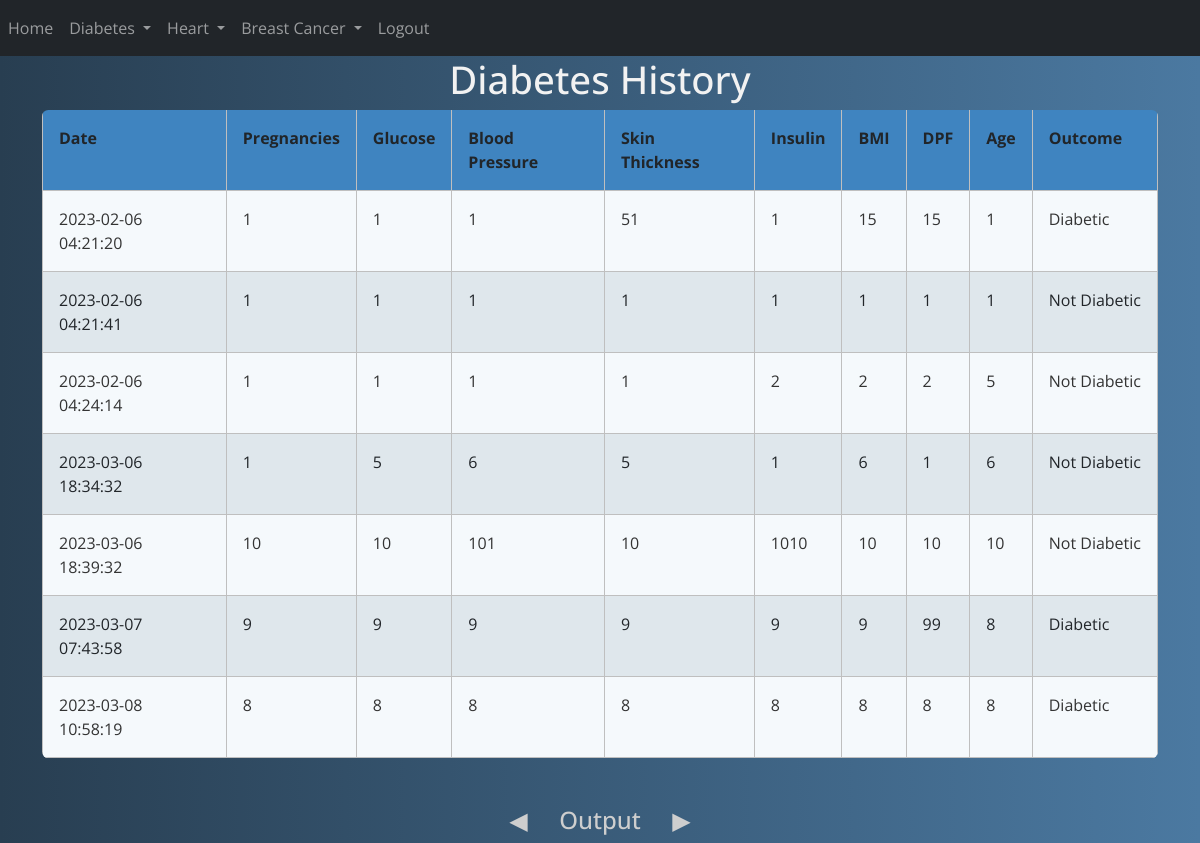
/diabetes_history (signed in), run on an earlier commit of the app's database.
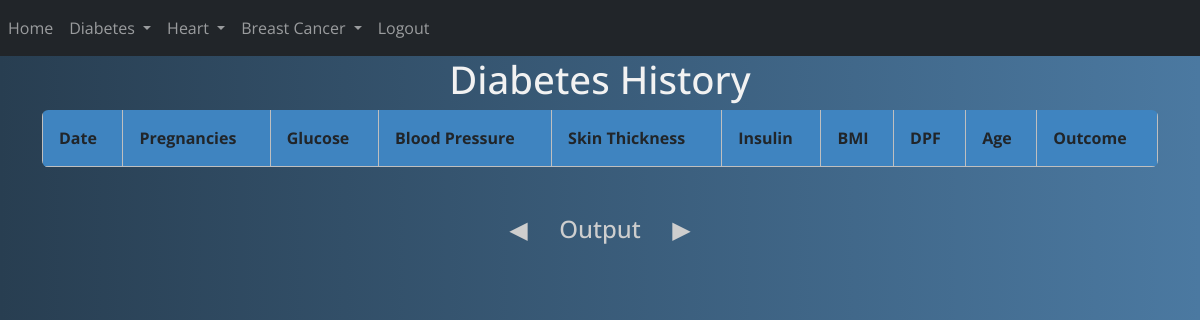
And on a later commit of the database.
### website/models.py (models this page shows)
class Diabetes(db.Model):
    id = db.Column(db.Integer, primary_key=True)
    date = db.Column(db.DateTime(timezone=True), default=func.now()) # To auto set date
    pregnancies = db.Column(db.Integer)
    glucose = db.Column(db.Integer)
    bloodpressure = db.Column(db.Integer)
    skinthichness = db.Column(db.Integer)
    insulin = db.Column(db.Integer)
    bmi = db.Column(db.Integer)
    dpf = db.Column(db.Integer)
    age = db.Column(db.Integer)
    outcome = db.Column(db.String(10000))
    user_id = db.Column(db.Integer, db.ForeignKey('user.id')) # not here

### website/views.py (the view)
@views.route("/diabetes_history")
@login_required
def diabetes_history():
    return render_template('diabetes_history.html', user=current_user)

### website/__init__.py (called while the page is built)
def create_app():
    app = Flask(__name__)
    app.config['SECRET_KEY'] = 'uuhfurhfueih hfu iehfuci heuh eusjhc nsjv nsweur'
    app.config['SQLALCHEMY_DATABASE_URI'] = f'sqlite:///{DB_NAME}'
    db.init_app(app)
    from .views import views
    from .auth import auth
    app.register_blueprint(views, url_prefix="/")
    app.register_blueprint(auth, url_prefix="/")
    from .models import User, Diabetes, Heart, BCancer
    create_database(app)
    login_manager = LoginManager()
    login_manager.login_view = 'auth.login'
    login_manager.init_app((app))
    @login_manager.user_loader
    def load_user(id):
        return User.query.get(int(id))
    return app

### website/templates/diabetes_history.html (shortened to what this page needs)
{% include 'nav(logged).html' %}
<head>
    </head>
    <body>
        <div class="container">
<h1>Diabetes History</h1>
  <table id="myTable" class="table rwd-table table table-striped table-bordered table-sm" cellspacing="0"
  width="100%">
    <tbody>
        <tr>
            <th>Date</th>
            <th>Pregnancies</th>
            <th>Glucose</th>
            <th>Blood Pressure</th>
            <th>Skin Thickness</th>
            <th>Insulin</th>
            <th>BMI</th>
            <th>DPF</th>
            <th>Age</th>
            <th>Outcome</th>
            </tr>
            {% for diabetes in user.diabetes %}
            <tr>
                <td>{{ diabetes.date }}</td>
                <td>{{ diabetes.pregnancies }}</td>
                <td>{{ diabetes.glucose }}</td>
                <td>{{ diabetes.bloodpressure }}</td>
                <td>{{ diabetes.skinthichness }}</td>
                <td>{{ diabetes.insulin }}</td>
                <td>{{ diabetes.bmi }}</td>
                <td>{{ diabetes.dpf }}</td>
                <td>{{ diabetes.age }}</td>
                <td>{{ diabetes.outcome }}</td>
      </tr>
      {% endfor %}
    </tbody>
  </table>
  <br><br>
  <h3>Output</h3>
</div>
    </body>

### website/templates/nav(logged).html (shortened to what this page needs)
<!DOCTYPE HTML>
    <head>
        <link rel="stylesheet" href="https://stackpath.bootstrapcdn.com/bootstrap/5.0.0-alpha1/css/bootstrap.min.css"
>
    </head>
    <body>
<nav class="navbar navbar-expand-lg navbar-dark bg-dark">
    <div class="collapse navbar-collapse" id="navbar">
        <div class="navbar-nav mr-auto">
            <a href="/home" class="nav-item nav-link" id="home">Home</a>
        </div>
        <div class="navbar-nav ml-auto">
            <li class="nav-item dropdown">
                <a class="nav-link dropdown-toggle" href="#" id="navbarDropdown" role="button" data-toggle="dropdown" aria-haspopup="true" aria-expanded="false">
                  Diabetes
                </a>
              </li>
              <li class="nav-item dropdown">
                <a class="nav-link dropdown-toggle" href="#" id="navbarDropdown" role="button" data-toggle="dropdown" aria-haspopup="true" aria-expanded="false">
                  Heart
                </a>
              </li>
              <li class="nav-item dropdown">
                <a class="nav-link dropdown-toggle" href="#" id="navbarDropdown" role="button" data-toggle="dropdown" aria-haspopup="true" aria-expanded="false">
                  Breast Cancer
                </a>
              </li>
            <a href="/logout" class="nav-item nav-link" id="logout">Logout</a>
        </div>
    </div>
</nav>
    </body>
</html>

### website/templates/diabetes_history.html (style rules this page uses)
* { font-family: 'Open Sans', sans-serif; }
.rwd-table { margin: auto; min-width: 300px; max-width: 100%; border-collapse: collapse; }
.rwd-table tr:first-child { border-top: none; background: #428bca; color: #fff; }
.rwd-table tr { border-top: 1px solid #ddd; border-bottom: 1px solid #ddd; background-color: #f5f9fc; }
.rwd-table th { display: none; }
.rwd-table th, .rwd-table td { text-align: left; }
.rwd-table { color: #333; border-radius: .4em; overflow: hidden; }
.rwd-table tr { border-color: #bfbfbf; }
.rwd-table th, .rwd-table td { padding: .5em 1em; }
@media screen and (min-width: 600px) { .rwd-table th, .rwd-table td { display: table-cell; padding: .25em .5em; } }
@media screen and (min-width: 600px) { .rwd-table th:first-child, .rwd-table td:first-child { padding-left: 0; } }
@media screen and (min-width: 600px) { .rwd-table th:last-child, .rwd-table td:last-child { padding-right: 0; } }
@media screen and (min-width: 600px) { .rwd-table th, .rwd-table td { padding: 1em !important; } }
body { background: #4B79A1; background: -webkit-linear-gradient(to left, #4B79A1 , #283E51); background: linear-gradient(to left, #4B79A1 , #283E51); }
h1 { text-align: center; font-size: 2.4em; color: #f2f2f2; }
.container { display: block; text-align: center; }
h3 { display: inline-block; position: relative; text-align: center; font-size: 1.5em; color: #cecece; }
h3:before { content: "\25C0"; position: absolute; left: -50px; -webkit-animation: leftRight 2s linear infinite; animation: leftRight 2s linear infinite; }
h3:after { content: "\25b6"; position: absolute; right: -50px; -webkit-animation: leftRight 2s linear infinite reverse; animation: leftRight 2s linear infinite reverse; }

What changed in the data, as far as the page shows it:
removed Diabetes: date "2023-02-06 04:21:20", pregnancies "1", glucose "1", bloodpressure "1", skinthichness "51", insulin "1", bmi "15", dpf "15", age "1", outcome "Diabetic"
removed Diabetes: date "2023-02-06 04:21:41", pregnancies "1", glucose "1", bloodpressure "1", skinthichness "1", insulin "1", bmi "1", dpf "1", age "1", outcome "Not Diabetic"
removed Diabetes: date "2023-02-06 04:24:14", pregnancies "1", glucose "1", bloodpressure "1", skinthichness "1", insulin "2", bmi "2", dpf "2", age "5", outcome "Not Diabetic"
removed Diabetes: date "2023-03-06 18:34:32", pregnancies "1", glucose "5", bloodpressure "6", skinthichness "5", insulin "1", bmi "6", dpf "1", age "6", outcome "Not Diabetic"
removed Diabetes: date "2023-03-06 18:39:32", pregnancies "10", glucose "10", bloodpressure "101", skinthichness "10", insulin "1010", bmi "10", dpf "10", age "10", outcome "Not Diabetic"
removed Diabetes: date "2023-03-07 07:43:58", pregnancies "9", glucose "9", bloodpressure "9", skinthichness "9", insulin "9", bmi "9", dpf "99", age "8", outcome "Diabetic"
removed Diabetes: date "2023-03-08 10:58:19", pregnancies "8", glucose "8", bloodpressure "8", skinthichness "8", insulin "8", bmi "8", dpf "8", age "8", outcome "Diabetic"
